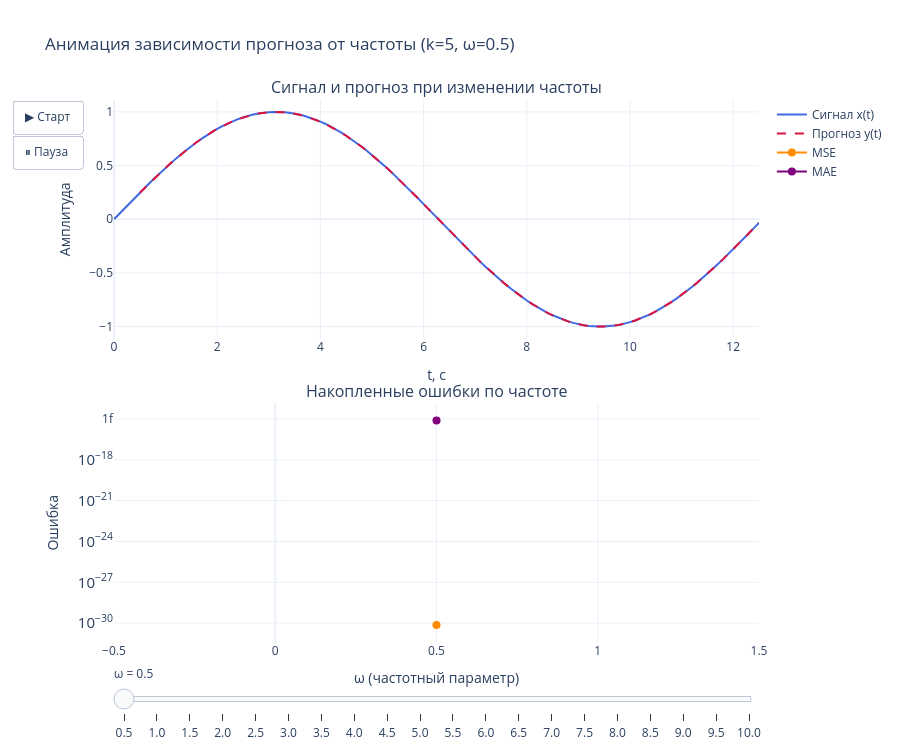

Here is the notebook cell this chart was saved with:
### Markdown cell above
### Влияние частоты сигнала

Исследуем, как частотный параметр $\omega$ в $x(t) = \sin(\omega t)$ влияет на точность прогнозирования при фиксированном $k = 5$.

### Code cell
freq_values = np.arange(0.5, 10.5, 0.5)
k_fixed = 5
mse_by_freq = []
mae_by_freq = []
signals_by_freq = []
predictions_by_freq = []

for f in freq_values:
    x_f = np.sin(f * t)
    W_f, P_f, T_f = build_linear_nn(x_f, k_fixed)
    y_f = predict(W_f, P_f).flatten()
    e_f = x_f[k_fixed:] - y_f
    mse_by_freq.append(np.mean(e_f ** 2))
    mae_by_freq.append(np.mean(np.abs(e_f)))
    signals_by_freq.append(x_f)
    predictions_by_freq.append(y_f)

fig_freq = make_subplots(
    rows=2, cols=1,
    subplot_titles=(
        'Сигнал и прогноз при изменении частоты',
        'Накопленные ошибки по частоте'
    ),
    vertical_spacing=0.12
)

fig_freq.add_trace(go.Scatter(
    x=t, y=signals_by_freq[0],
    mode='lines',
    line=dict(width=2, color='royalblue'),
    name='Сигнал x(t)'
), row=1, col=1)

fig_freq.add_trace(go.Scatter(
    x=t[k_fixed:], y=predictions_by_freq[0],
    mode='lines',
    line=dict(width=2, color='crimson', dash='dash'),
    name='Прогноз y(t)'
), row=1, col=1)

fig_freq.add_trace(go.Scatter(
    x=freq_values[:1], y=mse_by_freq[:1],
    mode='lines+markers',
    marker=dict(size=8, color='darkorange'),
    line=dict(width=2, color='darkorange'),
    name='MSE'
), row=2, col=1)

fig_freq.add_trace(go.Scatter(
    x=freq_values[:1], y=mae_by_freq[:1],
    mode='lines+markers',
    marker=dict(size=8, color='purple'),
    line=dict(width=2, color='purple'),
    name='MAE'
), row=2, col=1)

frames_freq = []
for idx, f in enumerate(freq_values):
    frames_freq.append(go.Frame(
        data=[
            go.Scatter(x=t, y=signals_by_freq[idx]),
            go.Scatter(x=t[k_fixed:], y=predictions_by_freq[idx]),
            go.Scatter(x=freq_values[:idx + 1], y=mse_by_freq[:idx + 1]),
            go.Scatter(x=freq_values[:idx + 1], y=mae_by_freq[:idx + 1]),
        ],
        traces=[0, 1, 2, 3],
        name=f'{f:.1f}',
        layout=go.Layout(title=f'Анимация зависимости прогноза от частоты (k={k_fixed}, ω={f:.1f})')
    ))

fig_freq.frames = frames_freq
fig_freq.update_xaxes(title_text='t, c', row=1, col=1)
fig_freq.update_xaxes(title_text='ω (частотный параметр)', row=2, col=1)
fig_freq.update_yaxes(title_text='Амплитуда', row=1, col=1)
fig_freq.update_yaxes(title_text='Ошибка', row=2, col=1, type='log')

fig_freq.update_layout(
    title=f'Анимация зависимости прогноза от частоты (k={k_fixed}, ω={freq_values[0]:.1f})',
    template='plotly_white',
    height=750,
    updatemenus=[dict(
        type='buttons',
        showactive=False,
        buttons=[
            dict(label='▶ Старт', method='animate', args=[None, dict(frame=dict(duration=800, redraw=True), fromcurrent=True)]),
            dict(label='⏸ Пауза', method='animate', args=[[None], dict(frame=dict(duration=0, redraw=False), mode='immediate')]),
        ]
    )],
    sliders=[dict(
        active=0,
        currentvalue=dict(prefix='ω = '),
        steps=[
            dict(
                method='animate',
                args=[[f'{freq:.1f}'], dict(frame=dict(duration=0, redraw=True), mode='immediate')],
                label=f'{freq:.1f}'
            )
            for freq in freq_values
        ]
    )]
)

fig_freq.write_html("report/outputs/mse_vs_freq.html")
fig_freq.show()

print("\n   ω   |    MSE       |    MAE")
print("-------|--------------|-------------")
for f, m, a in zip(freq_values, mse_by_freq, mae_by_freq):
    print(f"  {f:4.1f} |  {m:.6e}  |  {a:.6e}")

### Figure 1 — Plotly figure (JSON) as saved in the notebook; plotly's stock layout.template omitted (floating-point values rounded to 4 significant figures)
{"data": [{"line": {"color": "royalblue", "width": 2}, "mode": "lines", "name": "Сигнал x(t)", "type": "scatter", "x": [0.0, 0.1, 0.2, 0.3, 0.4, 0.5, 0.6, 0.7, 0.8, 0.9, 1.0, 1.1, 1.2, 1.3, 1.4, 1.5, 1.6, 1.7, 1.8, 1.9, 2.0, 2.1, 2.2, 2.3, 2.4, 2.5, 2.6, 2.7, 2.8, 2.9, 3.0, 3.1, 3.2, 3.3, 3.4, 3.5, 3.6, 3.7, 3.8, 3.9, 4.0, 4.1, 4.2, 4.3, 4.4, 4.5, 4.6, 4.7, 4.8, 4.9, 5.0, 5.1, 5.2, 5.3, 5.4, 5.5, 5.6, 5.7, 5.8, 5.9, 6.0, 6.1, 6.2, 6.3, 6.4, 6.5, 6.6, 6.7, 6.8, 6.9, 7.0, 7.1, 7.2, 7.3, 7.4, 7.5, 7.6, 7.7, 7.8, 7.9, 8.0, 8.1, 8.2, 8.3, 8.4, 8.5, 8.6, 8.7, 8.8, 8.9, 9.0, 9.1, 9.2, 9.3, 9.4, 9.5, 9.6, 9.7, 9.8, 9.9, 10.0, 10.1, 10.2, 10.3, 10.4, 10.5, 10.6, 10.7, 10.8, 10.9, 11.0, 11.1, 11.2, 11.3, 11.4, 11.5, 11.6, 11.7, 11.8, 11.9, 12.0, 12.1, 12.2, 12.3, 12.4, 12.5], "xaxis": "x", "y": [0.0, 0.04998, 0.09983, 0.1494, 0.1987, 0.2474, 0.2955, 0.3429, 0.3894, 0.435, 0.4794, 0.5227, 0.5646, 0.6052, 0.6442, 0.6816, 0.7174, 0.7513, 0.7833, 0.8134, 0.8415, 0.8674, 0.8912, 0.9128, 0.932, 0.949, 0.9636, 0.9757, 0.9854, 0.9927, 0.9975, 0.9998, 0.9996, 0.9969, 0.9917, 0.984, 0.9738, 0.9613, 0.9463, 0.929, 0.9093, 0.8874, 0.8632, 0.8369, 0.8085, 0.7781, 0.7457, 0.7115, 0.6755, 0.6378, 0.5985, 0.5577, 0.5155, 0.472, 0.4274, 0.3817, 0.335, 0.2875, 0.2392, 0.1904, 0.1411, 0.09146, 0.04158, -0.008407, -0.05837, -0.1082, -0.1577, -0.2069, -0.2555, -0.3035, -0.3508, -0.3971, -0.4425, -0.4868, -0.5298, -0.5716, -0.6119, -0.6506, -0.6878, -0.7232, -0.7568, -0.7885, -0.8183, -0.846, -0.8716, -0.895, -0.9162, -0.9351, -0.9516, -0.9658, -0.9775, -0.9868, -0.9937, -0.9981, -0.9999, -0.9993, -0.9962, -0.9905, -0.9825, -0.9719, -0.9589, -0.9435, -0.9258, -0.9058, -0.8835, -0.8589, -0.8323, -0.8035, -0.7728, -0.7401, -0.7055, -0.6692, -0.6313, -0.5917, -0.5507, -0.5083, -0.4646, -0.4198, -0.3739, -0.3271, -0.2794, -0.2311, -0.1822, -0.1328, -0.08309, -0.03318], "yaxis": "y"}, {"line": {"color": "crimson", "dash": "dash", "width": 2}, "mode": "lines", "name": "Прогноз y(t)", "type": "scatter", "x": [0.5, 0.6, 0.7, 0.8, 0.9, 1.0, 1.1, 1.2, 1.3, 1.4, 1.5, 1.6, 1.7, 1.8, 1.9, 2.0, 2.1, 2.2, 2.3, 2.4, 2.5, 2.6, 2.7, 2.8, 2.9, 3.0, 3.1, 3.2, 3.3, 3.4, 3.5, 3.6, 3.7, 3.8, 3.9, 4.0, 4.1, 4.2, 4.3, 4.4, 4.5, 4.6, 4.7, 4.8, 4.9, 5.0, 5.1, 5.2, 5.3, 5.4, 5.5, 5.6, 5.7, 5.8, 5.9, 6.0, 6.1, 6.2, 6.3, 6.4, 6.5, 6.6, 6.7, 6.8, 6.9, 7.0, 7.1, 7.2, 7.3, 7.4, 7.5, 7.6, 7.7, 7.8, 7.9, 8.0, 8.1, 8.2, 8.3, 8.4, 8.5, 8.6, 8.7, 8.8, 8.9, 9.0, 9.1, 9.2, 9.3, 9.4, 9.5, 9.6, 9.7, 9.8, 9.9, 10.0, 10.1, 10.2, 10.3, 10.4, 10.5, 10.6, 10.7, 10.8, 10.9, 11.0, 11.1, 11.2, 11.3, 11.4, 11.5, 11.6, 11.7, 11.8, 11.9, 12.0, 12.1, 12.2, 12.3, 12.4, 12.5], "xaxis": "x", "y": [0.2474, 0.2955, 0.3429, 0.3894, 0.435, 0.4794, 0.5227, 0.5646, 0.6052, 0.6442, 0.6816, 0.7174, 0.7513, 0.7833, 0.8134, 0.8415, 0.8674, 0.8912, 0.9128, 0.932, 0.949, 0.9636, 0.9757, 0.9854, 0.9927, 0.9975, 0.9998, 0.9996, 0.9969, 0.9917, 0.984, 0.9738, 0.9613, 0.9463, 0.929, 0.9093, 0.8874, 0.8632, 0.8369, 0.8085, 0.7781, 0.7457, 0.7115, 0.6755, 0.6378, 0.5985, 0.5577, 0.5155, 0.472, 0.4274, 0.3817, 0.335, 0.2875, 0.2392, 0.1904, 0.1411, 0.09146, 0.04158, -0.008407, -0.05837, -0.1082, -0.1577, -0.2069, -0.2555, -0.3035, -0.3508, -0.3971, -0.4425, -0.4868, -0.5298, -0.5716, -0.6119, -0.6506, -0.6878, -0.7232, -0.7568, -0.7885, -0.8183, -0.846, -0.8716, -0.895, -0.9162, -0.9351, -0.9516, -0.9658, -0.9775, -0.9868, -0.9937, -0.9981, -0.9999, -0.9993, -0.9962, -0.9905, -0.9825, -0.9719, -0.9589, -0.9435, -0.9258, -0.9058, -0.8835, -0.8589, -0.8323, -0.8035, -0.7728, -0.7401, -0.7055, -0.6692, -0.6313, -0.5917, -0.5507, -0.5083, -0.4646, -0.4198, -0.3739, -0.3271, -0.2794, -0.2311, -0.1822, -0.1328, -0.08309, -0.03318], "yaxis": "y"}, {"line": {"color": "darkorange", "width": 2}, "marker": {"color": "darkorange", "size": 8}, "mode": "lines+markers", "name": "MSE", "type": "scatter", "x": [0.5], "xaxis": "x2", "y": [7.162e-31], "yaxis": "y2"}, {"line": {"color": "purple", "width": 2}, "marker": {"color": "purple", "size": 8}, "mode": "lines+markers", "name": "MAE", "type": "scatter", "x": [0.5], "xaxis": "x2", "y": [7.721e-16], "yaxis": "y2"}], "layout": {"annotations": [{"font": {"size": 16}, "showarrow": false, "text": "Сигнал и прогноз при изменении частоты", "x": 0.5, "xanchor": "center", "xref": "paper", "y": 1, "yanchor": "bottom", "yref": "paper"}, {"font": {"size": 16}, "showarrow": false, "text": "Накопленные ошибки по частоте", "x": 0.5, "xanchor": "center", "xref": "paper", "y": 0.44, "yanchor": "bottom", "yref": "paper"}], "height": 750, "sliders": [{"active": 0, "currentvalue": {"prefix": "ω = "}, "steps": [{"args": [["0.5"], {"frame": {"duration": 0, "redraw": true}, "mode": "immediate"}], "label": "0.5", "method": "animate"}, {"args": [["1.0"], {"frame": {"duration": 0, "redraw": true}, "mode": "immediate"}], "label": "1.0", "method": "animate"}, {"args": [["1.5"], {"frame": {"duration": 0, "redraw": true}, "mode": "immediate"}], "label": "1.5", "method": "animate"}, {"args": [["2.0"], {"frame": {"duration": 0, "redraw": true}, "mode": "immediate"}], "label": "2.0", "method": "animate"}, {"args": [["2.5"], {"frame": {"duration": 0, "redraw": true}, "mode": "immediate"}], "label": "2.5", "method": "animate"}, {"args": [["3.0"], {"frame": {"duration": 0, "redraw": true}, "mode": "immediate"}], "label": "3.0", "method": "animate"}, {"args": [["3.5"], {"frame": {"duration": 0, "redraw": true}, "mode": "immediate"}], "label": "3.5", "method": "animate"}, {"args": [["4.0"], {"frame": {"duration": 0, "redraw": true}, "mode": "immediate"}], "label": "4.0", "method": "animate"}, {"args": [["4.5"], {"frame": {"duration": 0, "redraw": true}, "mode": "immediate"}], "label": "4.5", "method": "animate"}, {"args": [["5.0"], {"frame": {"duration": 0, "redraw": true}, "mode": "immediate"}], "label": "5.0", "method": "animate"}, {"args": [["5.5"], {"frame": {"duration": 0, "redraw": true}, "mode": "immediate"}], "label": "5.5", "method": "animate"}, {"args": [["6.0"], {"frame": {"duration": 0, "redraw": true}, "mode": "immediate"}], "label": "6.0", "method": "animate"}, {"args": [["6.5"], {"frame": {"duration": 0, "redraw": true}, "mode": "immediate"}], "label": "6.5", "method": "animate"}, {"args": [["7.0"], {"frame": {"duration": 0, "redraw": true}, "mode": "immediate"}], "label": "7.0", "method": "animate"}, {"args": [["7.5"], {"frame": {"duration": 0, "redraw": true}, "mode": "immediate"}], "label": "7.5", "method": "animate"}, {"args": [["8.0"], {"frame": {"duration": 0, "redraw": true}, "mode": "immediate"}], "label": "8.0", "method": "animate"}, {"args": [["8.5"], {"frame": {"duration": 0, "redraw": true}, "mode": "immediate"}], "label": "8.5", "method": "animate"}, {"args": [["9.0"], {"frame": {"duration": 0, "redraw": true}, "mode": "immediate"}], "label": "9.0", "method": "animate"}, {"args": [["9.5"], {"frame": {"duration": 0, "redraw": true}, "mode": "immediate"}], "label": "9.5", "method": "animate"}, {"args": [["10.0"], {"frame": {"duration": 0, "redraw": true}, "mode": "immediate"}], "label": "10.0", "method": "animate"}]}], "title": {"text": "Анимация зависимости прогноза от частоты (k=5, ω=0.5)"}, "updatemenus": [{"buttons": [{"args": [null, {"frame": {"duration": 800, "redraw": true}, "fromcurrent": true}], "label": "▶ Старт", "method": "animate"}, {"args": [[null], {"frame": {"duration": 0, "redraw": false}, "mode": "immediate"}], "label": "⏸ Пауза", "method": "animate"}], "showactive": false, "type": "buttons"}], "xaxis": {"anchor": "y", "domain": [0, 1], "title": {"text": "t, c"}}, "xaxis2": {"anchor": "y2", "domain": [0, 1], "title": {"text": "ω (частотный параметр)"}}, "yaxis": {"anchor": "x", "domain": [0.56, 1], "title": {"text": "Амплитуда"}}, "yaxis2": {"anchor": "x2", "domain": [0, 0.44], "title": {"text": "Ошибка"}, "type": "log"}}}
